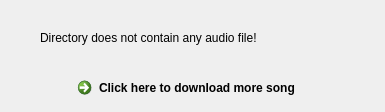
<?xml version="1.0" encoding="UTF-8"?>
<ui version="4.0">
 <class>EmptySongDirDialog</class>
 <widget class="QDialog" name="EmptySongDirDialog">
  <property name="geometry">
   <rect>
    <x>0</x>
    <y>0</y>
    <width>385</width>
    <height>112</height>
   </rect>
  </property>
  <property name="windowTitle">
   <string>Dialog</string>
  </property>
  <widget class="QLabel" name="label">
   <property name="geometry">
    <rect>
     <x>40</x>
     <y>30</y>
     <width>281</width>
     <height>16</height>
    </rect>
   </property>
   <property name="text">
    <string>Directory does not contain any audio file!</string>
   </property>
  </widget>
  <widget class="QCommandLinkButton" name="nav_to_download">
   <property name="geometry">
    <rect>
     <x>70</x>
     <y>70</y>
     <width>231</width>
     <height>31</height>
    </rect>
   </property>
   <property name="text">
    <string>Click here to download more song</string>
   </property>
  </widget>
 </widget>
 <resources/>
 <connections/>
</ui>
